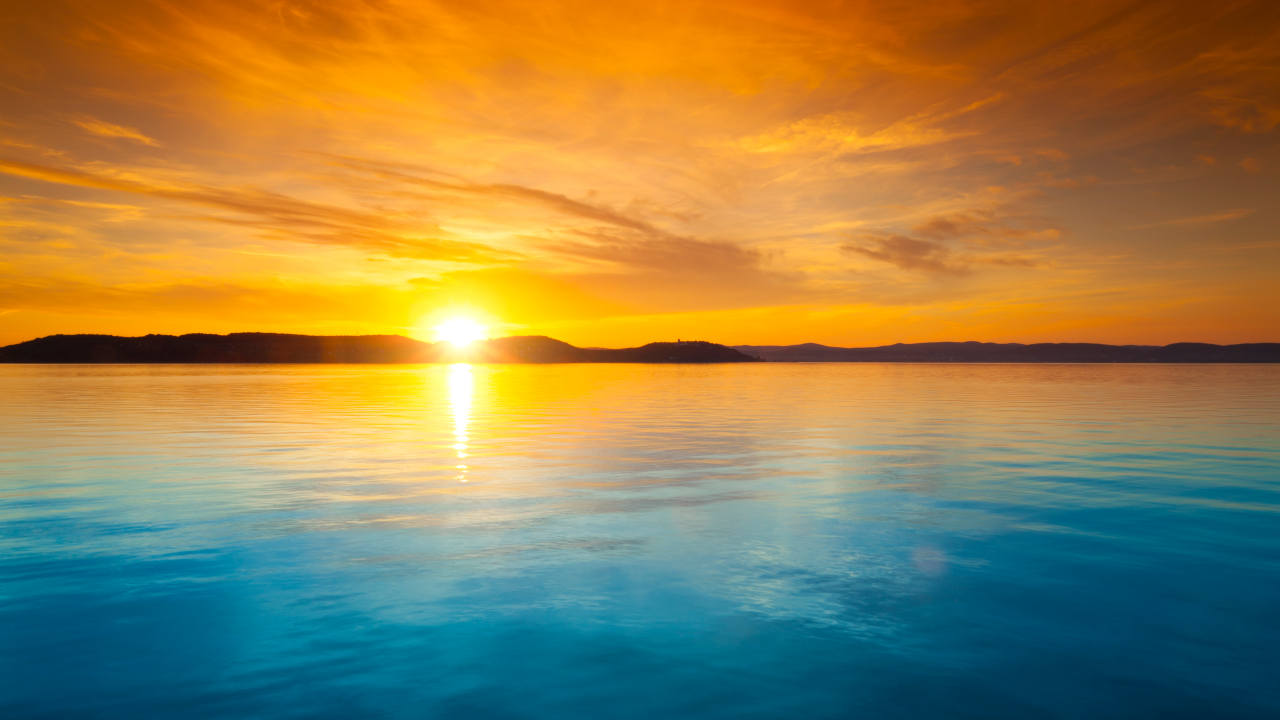
#> input picture sunset.jpg, 3840 x 2160 px (shown at 1/3 size)
$ python library_trial.py
#> lines starting #> are read from the running program, lines starting #| are printed output that depends on the picture; after the words box and inside, x2 and y2 are one past the last pixel; in counts of white or black regions, pixels touching at a corner belong together
import cv2
import numpy as np
from matplotlib import pyplot as plt

img = cv2.imread('sunset.jpg', 0)
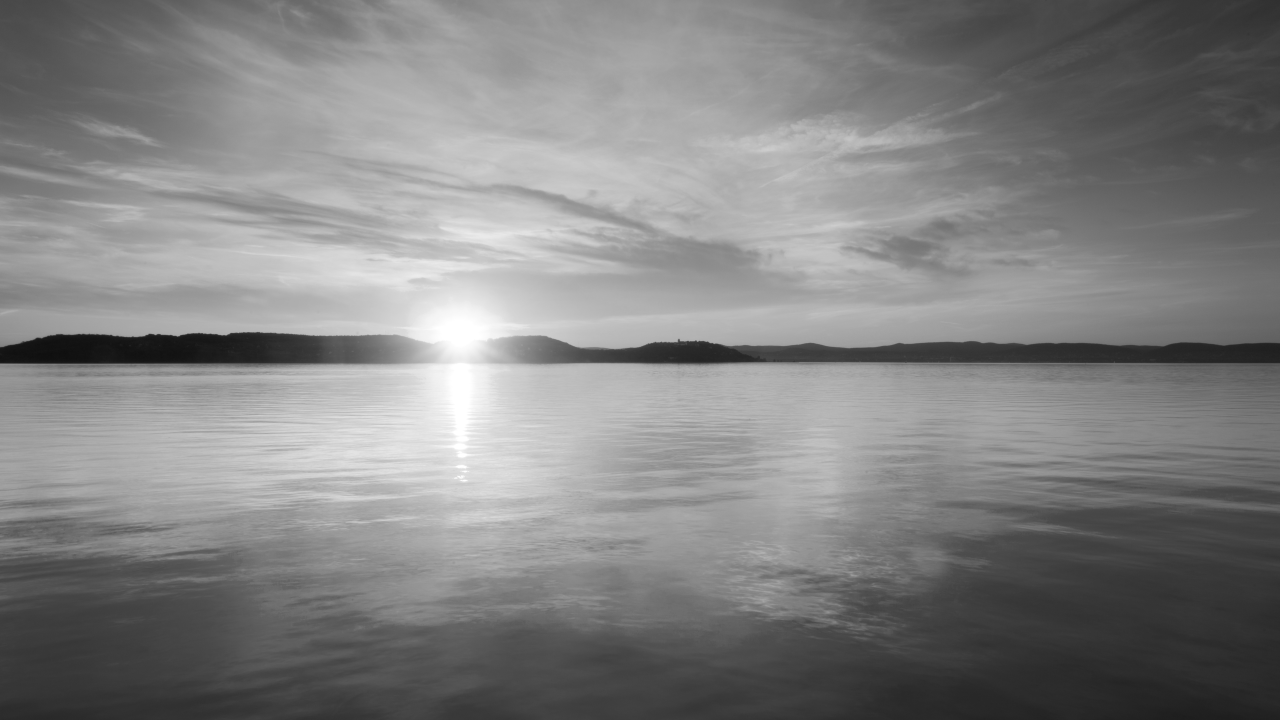
#> img: shape (2160, 3840) (shown at 1/3 size); min 12, max 255, mean 129.8
img = cv2.resize(img, (300, 250))
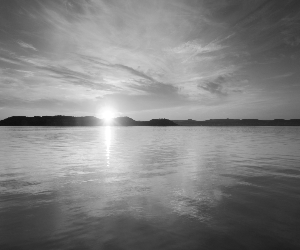
#> img: shape (250, 300); min 15, max 255, mean 129.7
edges = cv2.Canny(img, 150, 200)
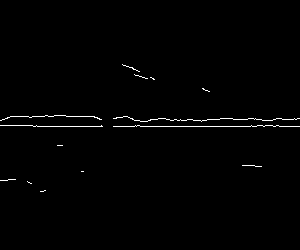
#> edges: shape (250, 300); 0.92% white in thin lines or dots, all inside (x1, y1, x2, y2) = (0, 64, 300, 192)
plt.imshow(edges,cmap = 'gray')
plt.show()
print(edges.shape)
#| (250, 300)
#cv2.waitKey(0)

pixels = []
for i in range(edges.shape[1]):
    for j in range(edges.shape[0]):
        if edges[j][i] == 255:
            pixels.append([j, i])
print(pixels)
#> (printed output is left out)
input("Press any key to continue")
cv2.destroyAllWindows()

$ run again, with right_image.png saved as sunset.jpg
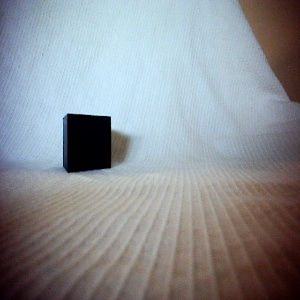
#> input picture right_image.png, 300 x 300 px
#> `img = cv2.resize(img, (300, 250))`:
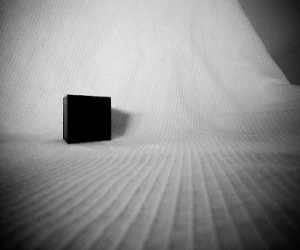
#> img: shape (250, 300); min 0, max 231, mean 143.3
#> `edges = cv2.Canny(img, 150, 200)`:
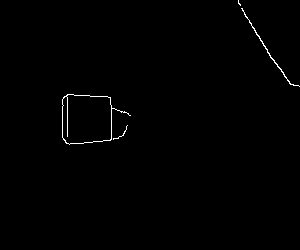
#> edges: shape (250, 300); 0.55% white in thin lines or dots, all inside (x1, y1, x2, y2) = (62, 0, 300, 145)
#| (250, 300)
#> (printed output is left out)
